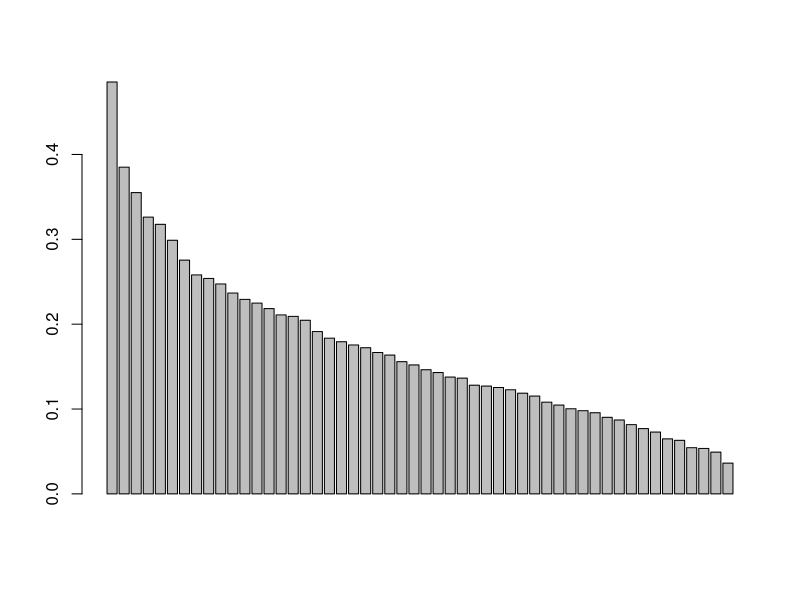

The R source for this figure: (Note: this script raises an error after producing the figure.)
## ---- chunk 1
traits<-read.csv("2013_babytraits.csv", check.names=FALSE) #check.names=FALSE stops R from putting periods in the species name (e.g. Abies.balsamea instead of Abies balsamea; this keeps the naming consistent with the species list)
row.names(traits)<-traits$Species
traits<-traits[,2:4]

#eliminate some unwanted categories -> biennial to perennial; vine to forb

traits$"Growth Habit" <-as.character(traits$"Growth Habit")
traits$"Growth Habit"[traits$"Growth Habit" == "vine"] <- "herb"
traits$"Growth Habit"[traits$"Growth Habit" == "forb"] <- "herb"
traits$"Growth Habit"[traits$"Growth Habit" == "graminoid"] <- "herb"
traits$"Growth Habit"[traits$"Growth Habit" == "shrub"] <- "woody"
traits$"Growth Habit"[traits$"Growth Habit" == "tree"] <- "woody"
traits$"Duration"<-as.character(traits$"Duration")
traits$"Duration"[traits$"Duration" == "biennial"] <- "perennial"
traits$"Growth Habit"<-as.factor(traits$"Growth Habit")
traits$"Duration"<-as.factor(traits$"Duration")

splist<-read.csv("2013_species_presence_list_for_traits.csv")

env<-read.csv("2013_environment_matrix_pared.csv")
row.names(env)<-env$River #to turn the first column into the row names
env<-env[,2:14] #to remove the duplicate first column now that the row names are labelled

#cut environmental variables down to most interesting
env2<-env[,c(8,11,13)]

## ---- chunk 2
require(reshape)
species<-cast(splist, River ~ Species, value="Presence", fun.aggregate=sum) #sum here will provide an accurate presence/absence matrix, since each species is only listed once per river in the original list, and the sum can only be zero or one.  fun.aggregate=max can be used, but will provide 1/-INF rather than 1/0 and the -INF will have to be transformed to 0.
species<-as.data.frame(species) #because FXN 'cast' returns output in class cast
row.names(species)<-species$River #to turn the first column into the row names
species<-species[,2:256] #to remove the duplicate first column now that the row names are labelled
## ---- chunk 3
#site x species matrix requires species in rows, which it is

#site x environment matrix requires environment in rows
tenv<-t(env2)
tenv<-as.data.frame(tenv)

#trait x species matrix requires traits in rows
ttraits<-t(traits)
ttraits<-as.data.frame(traits)

## ---- chunk 4
require(ade4)
modelsp<-dudi.coa(species)
modelenv<-dudi.hillsmith(env2, row.w = modelsp$lw)
modeltrait<-dudi.hillsmith(traits, row.w =modelsp$cw)
rlq1<-rlq(modelenv, modelsp, modeltrait)
plot(rlq1)
rlq1
summary(rlq1)
testrlq<-randtest(rlq1)
testrlq
fourthcorner.rlq(rlq1,type="Q.axes")
fourthcorner.rlq(rlq1,type="R.axes")

nrepet = 999
fourth<-fourthcorner(env2, species, traits, modeltype=6, p.adjust.method.G="fdr", p.adjust.method.D="fdr", nrepet = nrepet) 
plot(fourth, alpha = 0.05, stat = "D2")
summary(fourth)
## ---- chunk 5
par(mfrow = c(1,1))#asking R to plot 3 side by side plots
s.arrow(rlq1$c1, addaxes=TRUE, boxes=FALSE) # c1 = arrows for traits
s.arrow(rlq1$l1, addaxes=TRUE, add.plot=TRUE, boxes=FALSE) #l1 = arrows for environment
#par(new=T)
s.label(rlq1$lQ, boxes = FALSE) #ordination of the species distances, drawn without boxes around the names

plot(fourth, x.rlq=rlq1, alpha = 0.05, stat = "D2", type = "biplot")

## ---- chunk 6
nrepet=9999
testrlq<-randtest(rlq1, modeltype=6, nrepet = nrepet) #test based on total inertia of RLQ analysis to evaluate global significance of traits-environment relationship
testrlq
plot(testrlq)
Srlq<-fourthcorner2(env, species, traits, modeltype=6, p.adjust.method.G="fdr", nrepet=nrepet)
Srlq$trRLQ #returns the total inertia of the RLQ analysis


## ---- chunk 7
  data(aviurba)
   coa1 <- dudi.coa(aviurba$fau, scannf = FALSE, nf = 2)
   dudimil <- dudi.hillsmith(aviurba$mil, scannf = FALSE, nf = 2, row.w = coa1$lw)
   duditrait <- dudi.hillsmith(aviurba$traits, scannf = FALSE, nf = 2, row.w = coa1$cw)
   rlq1 <- rlq(dudimil, coa1, duditrait, scannf = FALSE, nf = 2)
   plot(rlq1)
   summary(rlq1)
   randtest(rlq1)
   fourthcorner.rlq(rlq1,type="Q.axes")
   fourthcorner.rlq(rlq1,type="R.axes")
